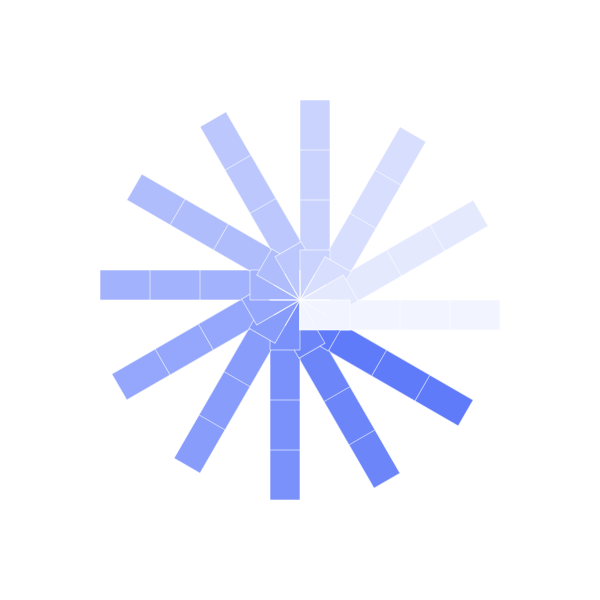
Frame 1 (no input)
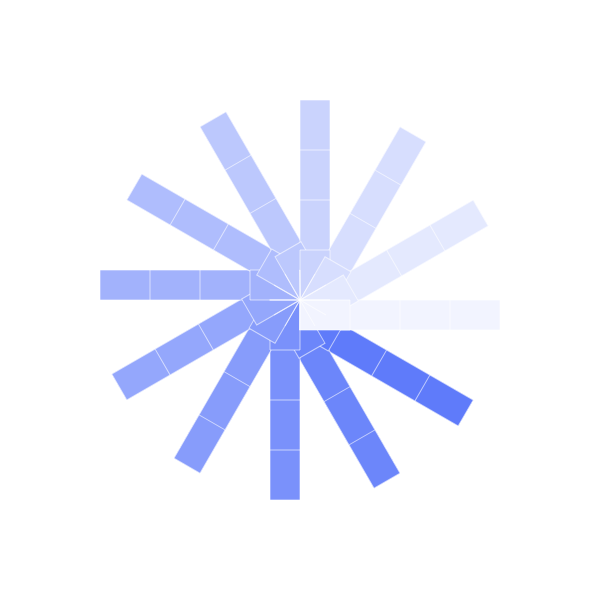
Frame 60 (no input)
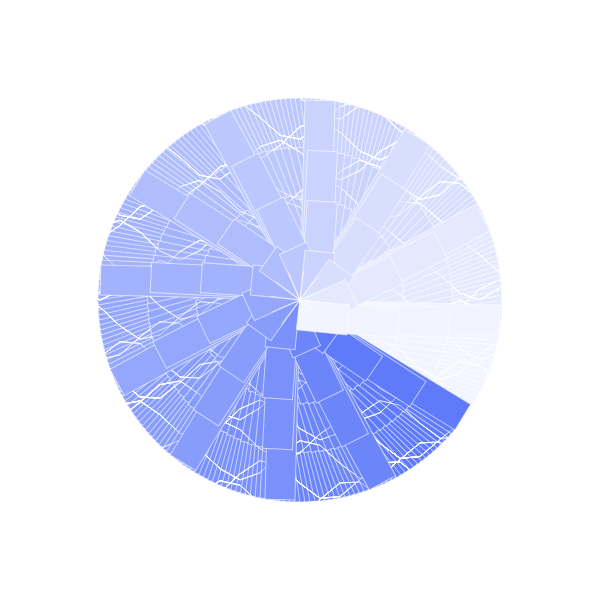
Frame 120 (the mouse pressed at the canvas centre since frame 60)

The p5.js sketch that drew these frames (run headless with seeded random() and noise() and a simulated clock; from frame 60 on, the mouse is pressed at the canvas centre):

// p5.js sketch
// ── sketch.js
let angle = 0;

function setup() {
  createCanvas(600, 600);
}

function draw() {
  drawBackground();

  translate(width / 2, height / 2);

  let numRings = 5; 
  let ringGap = 50; 
  let numStripes = 12; 

  for (let j = 0; j < numRings; j++) {
    push();
    rotate(angle * (j + 1) * (mouseX / width)); 
    for (let i = 0; i < numStripes; i++) {
      rotate(TWO_PI / numStripes);

      
      let interColor;
      if (mouseX > width / 2) {
        interColor = lerpColor(color(250, 117, 117), color(255), i / numStripes); 
      } else {
        interColor = lerpColor(color(95, 123, 250), color(255), i / numStripes); 
      }
      fill(interColor);

      let stripeLength = 200 - j * ringGap; 
      rect(0, 0, stripeLength, 30); 
    }
    pop();
  }

  if (mouseIsPressed) {
    angle -= 0.05; 
  } else {
    angle += 0.05; 
}

function drawBackground() {
  stroke(255, 150); 
  noFill();
  for (let y = 0; y < height; y += 20) {
    beginShape();
    for (let x = 0; x < width; x += 20) {
      let wave = sin(x * 0.05 + y * 0.1) * 20; 
      vertex(x, y + wave); 
    }
    endShape();
  }
}
}
